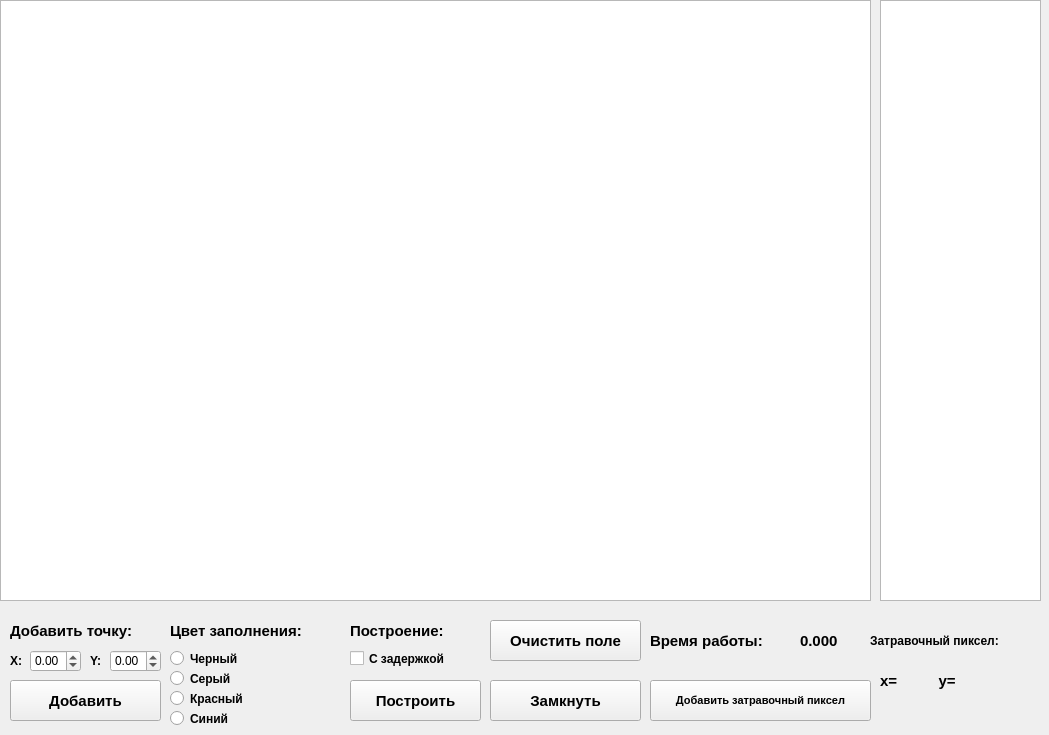
<?xml version="1.0" encoding="UTF-8"?>
<ui version="4.0">
 <class>MainWindow</class>
 <widget class="QMainWindow" name="MainWindow">
  <property name="geometry">
   <rect>
    <x>0</x>
    <y>0</y>
    <width>1049</width>
    <height>735</height>
   </rect>
  </property>
  <property name="windowTitle">
   <string>MainWindow</string>
  </property>
  <widget class="QWidget" name="centralwidget">
   <widget class="QGraphicsView" name="graphicsView">
    <property name="geometry">
     <rect>
      <x>0</x>
      <y>0</y>
      <width>871</width>
      <height>601</height>
     </rect>
    </property>
   </widget>
   <widget class="QLabel" name="label">
    <property name="geometry">
     <rect>
      <x>10</x>
      <y>610</y>
      <width>151</width>
      <height>41</height>
     </rect>
    </property>
    <property name="font">
     <font>
      <pointsize>11</pointsize>
      <weight>75</weight>
      <bold>true</bold>
     </font>
    </property>
    <property name="text">
     <string>Добавить точку:</string>
    </property>
   </widget>
   <widget class="QLabel" name="label_2">
    <property name="geometry">
     <rect>
      <x>10</x>
      <y>650</y>
      <width>21</width>
      <height>21</height>
     </rect>
    </property>
    <property name="font">
     <font>
      <pointsize>9</pointsize>
      <weight>75</weight>
      <bold>true</bold>
     </font>
    </property>
    <property name="text">
     <string>X:</string>
    </property>
   </widget>
   <widget class="QDoubleSpinBox" name="doubleSpinBox">
    <property name="geometry">
     <rect>
      <x>30</x>
      <y>650</y>
      <width>51</width>
      <height>22</height>
     </rect>
    </property>
    <property name="minimum">
     <double>-1000.000000000000000</double>
    </property>
    <property name="maximum">
     <double>1000.000000000000000</double>
    </property>
   </widget>
   <widget class="QDoubleSpinBox" name="doubleSpinBox_2">
    <property name="geometry">
     <rect>
      <x>110</x>
      <y>650</y>
      <width>51</width>
      <height>22</height>
     </rect>
    </property>
    <property name="minimum">
     <double>-1000.000000000000000</double>
    </property>
    <property name="maximum">
     <double>1000.000000000000000</double>
    </property>
   </widget>
   <widget class="QLabel" name="label_3">
    <property name="geometry">
     <rect>
      <x>90</x>
      <y>650</y>
      <width>21</width>
      <height>21</height>
     </rect>
    </property>
    <property name="font">
     <font>
      <pointsize>9</pointsize>
      <weight>75</weight>
      <bold>true</bold>
     </font>
    </property>
    <property name="text">
     <string>Y:</string>
    </property>
   </widget>
   <widget class="QPushButton" name="pushButton">
    <property name="geometry">
     <rect>
      <x>10</x>
      <y>680</y>
      <width>151</width>
      <height>41</height>
     </rect>
    </property>
    <property name="font">
     <font>
      <pointsize>11</pointsize>
      <weight>75</weight>
      <bold>true</bold>
     </font>
    </property>
    <property name="text">
     <string>Добавить</string>
    </property>
   </widget>
   <widget class="QLabel" name="label_4">
    <property name="geometry">
     <rect>
      <x>170</x>
      <y>610</y>
      <width>171</width>
      <height>41</height>
     </rect>
    </property>
    <property name="font">
     <font>
      <pointsize>11</pointsize>
      <weight>75</weight>
      <bold>true</bold>
     </font>
    </property>
    <property name="text">
     <string>Цвет заполнения:</string>
    </property>
   </widget>
   <widget class="QRadioButton" name="radioButton">
    <property name="geometry">
     <rect>
      <x>170</x>
      <y>650</y>
      <width>171</width>
      <height>17</height>
     </rect>
    </property>
    <property name="font">
     <font>
      <pointsize>9</pointsize>
      <weight>75</weight>
      <bold>true</bold>
     </font>
    </property>
    <property name="text">
     <string>Черный</string>
    </property>
   </widget>
   <widget class="QRadioButton" name="radioButton_2">
    <property name="geometry">
     <rect>
      <x>170</x>
      <y>670</y>
      <width>171</width>
      <height>17</height>
     </rect>
    </property>
    <property name="font">
     <font>
      <pointsize>9</pointsize>
      <weight>75</weight>
      <bold>true</bold>
     </font>
    </property>
    <property name="text">
     <string>Серый</string>
    </property>
   </widget>
   <widget class="QRadioButton" name="radioButton_3">
    <property name="geometry">
     <rect>
      <x>170</x>
      <y>690</y>
      <width>171</width>
      <height>17</height>
     </rect>
    </property>
    <property name="font">
     <font>
      <pointsize>9</pointsize>
      <weight>75</weight>
      <bold>true</bold>
     </font>
    </property>
    <property name="text">
     <string>Красный</string>
    </property>
   </widget>
   <widget class="QRadioButton" name="radioButton_4">
    <property name="geometry">
     <rect>
      <x>170</x>
      <y>710</y>
      <width>171</width>
      <height>17</height>
     </rect>
    </property>
    <property name="font">
     <font>
      <pointsize>9</pointsize>
      <weight>75</weight>
      <bold>true</bold>
     </font>
    </property>
    <property name="text">
     <string>Синий</string>
    </property>
   </widget>
   <widget class="QLabel" name="label_5">
    <property name="geometry">
     <rect>
      <x>350</x>
      <y>610</y>
      <width>131</width>
      <height>41</height>
     </rect>
    </property>
    <property name="font">
     <font>
      <pointsize>11</pointsize>
      <weight>75</weight>
      <bold>true</bold>
     </font>
    </property>
    <property name="text">
     <string>Построение:</string>
    </property>
   </widget>
   <widget class="QCheckBox" name="checkBox">
    <property name="geometry">
     <rect>
      <x>350</x>
      <y>650</y>
      <width>131</width>
      <height>17</height>
     </rect>
    </property>
    <property name="font">
     <font>
      <pointsize>9</pointsize>
      <weight>75</weight>
      <bold>true</bold>
     </font>
    </property>
    <property name="text">
     <string>С задержкой</string>
    </property>
   </widget>
   <widget class="QPushButton" name="pushButton_2">
    <property name="geometry">
     <rect>
      <x>350</x>
      <y>680</y>
      <width>131</width>
      <height>41</height>
     </rect>
    </property>
    <property name="font">
     <font>
      <pointsize>11</pointsize>
      <weight>75</weight>
      <bold>true</bold>
     </font>
    </property>
    <property name="text">
     <string>Построить</string>
    </property>
   </widget>
   <widget class="QPushButton" name="pushButton_3">
    <property name="geometry">
     <rect>
      <x>490</x>
      <y>620</y>
      <width>151</width>
      <height>41</height>
     </rect>
    </property>
    <property name="font">
     <font>
      <pointsize>11</pointsize>
      <weight>75</weight>
      <bold>true</bold>
     </font>
    </property>
    <property name="text">
     <string>Очистить поле</string>
    </property>
   </widget>
   <widget class="QPushButton" name="pushButton_4">
    <property name="geometry">
     <rect>
      <x>490</x>
      <y>680</y>
      <width>151</width>
      <height>41</height>
     </rect>
    </property>
    <property name="font">
     <font>
      <pointsize>11</pointsize>
      <weight>75</weight>
      <bold>true</bold>
     </font>
    </property>
    <property name="text">
     <string>Замкнуть</string>
    </property>
   </widget>
   <widget class="QLabel" name="label_6">
    <property name="geometry">
     <rect>
      <x>650</x>
      <y>620</y>
      <width>141</width>
      <height>41</height>
     </rect>
    </property>
    <property name="font">
     <font>
      <pointsize>11</pointsize>
      <weight>75</weight>
      <bold>true</bold>
     </font>
    </property>
    <property name="text">
     <string>Время работы:</string>
    </property>
   </widget>
   <widget class="QLabel" name="label_7">
    <property name="geometry">
     <rect>
      <x>800</x>
      <y>620</y>
      <width>71</width>
      <height>41</height>
     </rect>
    </property>
    <property name="font">
     <font>
      <pointsize>11</pointsize>
      <weight>75</weight>
      <bold>true</bold>
     </font>
    </property>
    <property name="text">
     <string>0.000</string>
    </property>
   </widget>
   <widget class="QPushButton" name="pushButton_5">
    <property name="geometry">
     <rect>
      <x>650</x>
      <y>680</y>
      <width>221</width>
      <height>41</height>
     </rect>
    </property>
    <property name="font">
     <font>
      <pointsize>8</pointsize>
      <weight>75</weight>
      <bold>true</bold>
     </font>
    </property>
    <property name="text">
     <string>Добавить затравочный пиксел</string>
    </property>
   </widget>
   <widget class="QListWidget" name="listWidget">
    <property name="geometry">
     <rect>
      <x>880</x>
      <y>0</y>
      <width>161</width>
      <height>601</height>
     </rect>
    </property>
   </widget>
   <widget class="QLabel" name="label_8">
    <property name="geometry">
     <rect>
      <x>870</x>
      <y>620</y>
      <width>171</width>
      <height>41</height>
     </rect>
    </property>
    <property name="font">
     <font>
      <pointsize>9</pointsize>
      <weight>75</weight>
      <bold>true</bold>
     </font>
    </property>
    <property name="text">
     <string>Затравочный пиксел:</string>
    </property>
   </widget>
   <widget class="QLabel" name="label_9">
    <property name="geometry">
     <rect>
      <x>880</x>
      <y>660</y>
      <width>161</width>
      <height>41</height>
     </rect>
    </property>
    <property name="font">
     <font>
      <pointsize>11</pointsize>
      <weight>75</weight>
      <bold>true</bold>
     </font>
    </property>
    <property name="text">
     <string>x=          y=</string>
    </property>
   </widget>
  </widget>
 </widget>
 <resources/>
 <connections/>
</ui>
